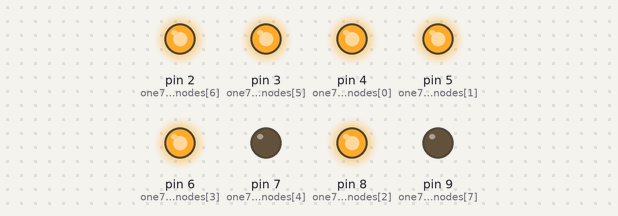
Bench run of a sketch on a simulated Arduino Uno, built with avr-gcc and run on an emulated ATmega328P. Parts: output pins drawn as LEDs (lit = HIGH). Pins used as bus, display or sensor lines are not drawn.

Above: at 2.2 s.
At 2.7 s:
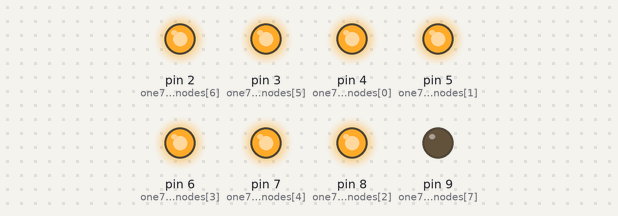
At 3.2 s:
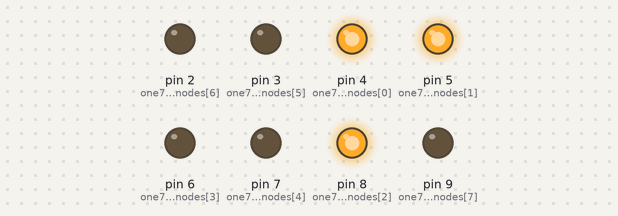
At 4.2 s:
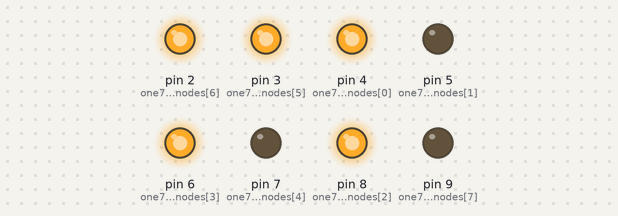
At 5.2 s:
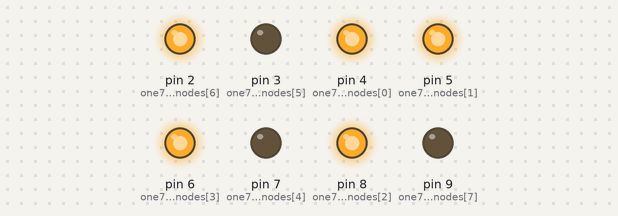
At 6.7 s:
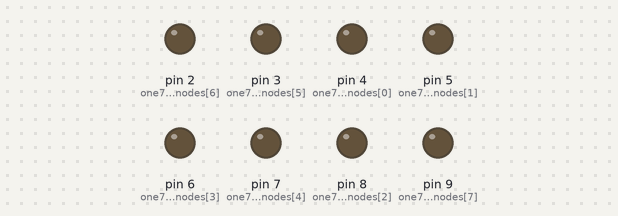
Timing chart, 0 to 7.8 s (numbered marks = the images above):
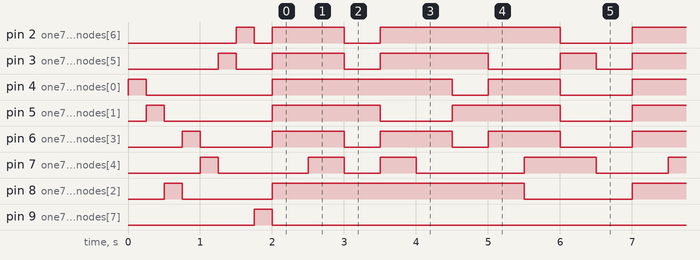

The sketch:

_02_SevenSeg.ino
```cpp
//=== 7-Segment ===
//  -A-
// F   B
//  -G-
// E   C
//  -D-  .
int one7SegCathode = 13; // D13
byte one7SegAnodes[] = {4,5,8,6,7,3,2,9};
//                      G F A B D E C .
volatile byte digitBits[] = {
  B00000000, // 0 -> (space)
  B00001100, // 1 ----EF--
  B11011010, // 2 ABxDE-G-
  B11110010, // 3 ABCD--G-
  B01100110, // 4 -BC--FG-
  B10110110, // 5 A-CD-FG-
  B10111110, // 6 A-CDEFG-
  B11100000, // 7 ABC-----
  B11111110, // 8 ABCDEFG-
  B11110110, // 9 ABCD_FG-
};

void SetupOne7Seg()
{
  pinMode(one7SegCathode,OUTPUT);
  digitalWrite(one7SegCathode,HIGH); // HIGH = Off

  for (byte i=0; i<8; i++) {
    pinMode(one7SegAnodes[i],OUTPUT);
    digitalWrite(one7SegAnodes[i],LOW);
  }
}

void TestOne7Seg()
{
  // turn off all segments before turning on the digit
  for (byte i=0; i<8; i++) digitalWrite(one7SegAnodes[i],LOW);

  digitalWrite(one7SegCathode,LOW); // Turn on the digit

  // Cycle through the segments
  for (byte i=0; i<8; i++) {
    digitalWrite(one7SegAnodes[i],HIGH);
    delay(250);
    digitalWrite(one7SegAnodes[i],LOW);
  }

  digitalWrite(one7SegCathode,HIGH); // Turn off the digit
}

void DisplayNumber(byte digit) {
  for (byte seg=0; seg<8; seg++)
  {
    digitalWrite(one7SegAnodes[seg], bitRead(digitBits[digit], 7-seg) );
  }
}

void CountDown(byte highDigit)
{
  for (int digit=highDigit; digit>=0; digit--) {
    DisplayNumber(digit);
    digitalWrite(one7SegCathode,LOW); // Turn on the digit
    delay(500);
    digitalWrite(one7SegCathode,HIGH); // Turn off the digit
  }
}

void setup() {
  SetupOne7Seg();
  TestOne7Seg();
}

void loop() {
  CountDown(9);
}
```

Measured:
- by itself, pin 2 (one7SegAnodes[6]): repeats every 5.0 s: HIGH 1.0 s, LOW 0.50 s, HIGH 2.5 s, LOW 1.0 s
- by itself, pin 3 (one7SegAnodes[5]): repeats every 5.0 s: HIGH 1.0 s, LOW 0.50 s, HIGH 1.5 s, LOW 1.0 s, HIGH 0.50 s, LOW 0.50 s
- by itself, pin 4 (one7SegAnodes[0]): repeats every 5.0 s: HIGH 2.5 s, LOW 0.50 s, HIGH 1.0 s, LOW 1.0 s
- by itself, pin 5 (one7SegAnodes[1]): repeats every 2.5 s: HIGH 1.5 s, LOW 1.0 s
- by itself, pin 6 (one7SegAnodes[3]): repeats every 5.0 s: 2 × (HIGH 1.0 s, LOW 0.50 s), HIGH 1.0 s, LOW 1.0 s
- by itself, pin 7 (one7SegAnodes[4]): repeats every 5.0 s: HIGH 0.50 s, LOW 0.50 s, HIGH 0.50 s, LOW 1.5 s, HIGH 1.0 s, LOW 1.0 s
- by itself, pin 8 (one7SegAnodes[2]): repeats every 5.0 s: HIGH 3.5 s, LOW 1.5 s
